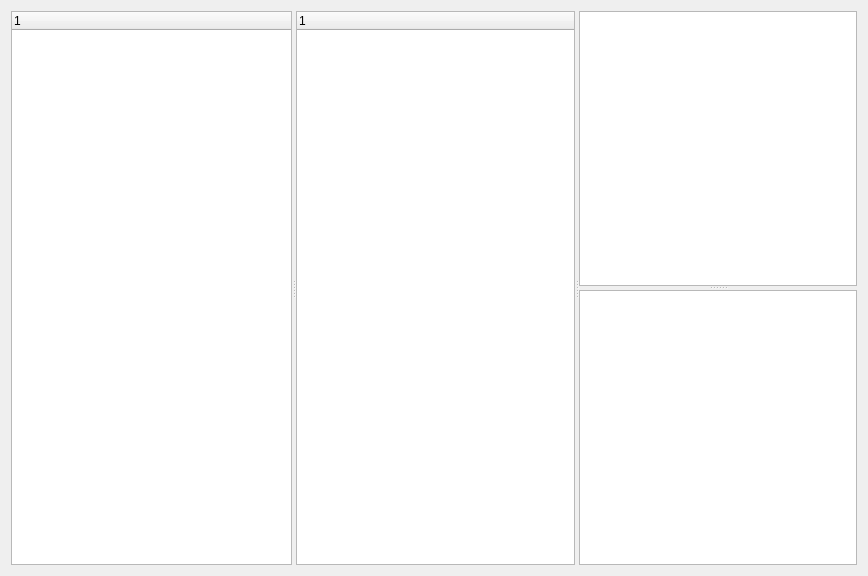
<?xml version="1.0" encoding="UTF-8"?>
<ui version="4.0">
    <class>AttributeCompare</class>
    <widget class="QWidget" name="AttributeCompare">
        <property name="geometry">
            <rect>
                <x>0</x>
                <y>0</y>
                <width>868</width>
                <height>576</height>
            </rect>
        </property>
        <property name="windowTitle">
            <string>Form</string>
        </property>
        <layout class="QVBoxLayout" name="verticalLayout">
            <item>
                <widget class="QSplitter" name="splitter_3">
                    <property name="orientation">
                        <enum>Qt::Orientation::Horizontal</enum>
                    </property>
                    <widget class="EntityTreeWidget" name="tree_widget_object">
                        <property name="sizePolicy">
                            <sizepolicy hsizetype="Expanding" vsizetype="Preferred">
                                <horstretch>0</horstretch>
                                <verstretch>0</verstretch>
                            </sizepolicy>
                        </property>
                        <column>
                            <property name="text">
                                <string notr="true">1</string>
                            </property>
                        </column>
                    </widget>
                    <widget class="QSplitter" name="splitter_2">
                        <property name="orientation">
                            <enum>Qt::Orientation::Horizontal</enum>
                        </property>
                        <widget class="EntityTreeWidget" name="tree_widget_propertysets">
                            <property name="sizePolicy">
                                <sizepolicy hsizetype="Expanding" vsizetype="Preferred">
                                    <horstretch>0</horstretch>
                                    <verstretch>0</verstretch>
                                </sizepolicy>
                            </property>
                            <column>
                                <property name="text">
                                    <string notr="true">1</string>
                                </property>
                            </column>
                        </widget>
                        <widget class="QSplitter" name="splitter">
                            <property name="orientation">
                                <enum>Qt::Orientation::Vertical</enum>
                            </property>
                            <widget class="QTableWidget" name="table_widget_values">
                                <property name="sizePolicy">
                                    <sizepolicy hsizetype="Expanding" vsizetype="MinimumExpanding">
                                        <horstretch>0</horstretch>
                                        <verstretch>0</verstretch>
                                    </sizepolicy>
                                </property>
                                <property name="selectionMode">
                                    <enum>QAbstractItemView::SelectionMode::NoSelection</enum>
                                </property>
                                <attribute name="horizontalHeaderStretchLastSection">
                                    <bool>true</bool>
                                </attribute>
                            </widget>
                            <widget class="QTableWidget" name="table_infos">
                                <property name="sizePolicy">
                                    <sizepolicy hsizetype="Expanding" vsizetype="MinimumExpanding">
                                        <horstretch>0</horstretch>
                                        <verstretch>0</verstretch>
                                    </sizepolicy>
                                </property>
                                <attribute name="horizontalHeaderStretchLastSection">
                                    <bool>true</bool>
                                </attribute>
                            </widget>
                        </widget>
                    </widget>
                </widget>
            </item>
        </layout>
    </widget>
    <customwidgets>
        <customwidget>
            <class>EntityTreeWidget</class>
            <extends>QTreeWidget</extends>
            <header>som_gui.module.compare.ui</header>
        </customwidget>
    </customwidgets>
    <resources/>
    <connections/>
</ui>
